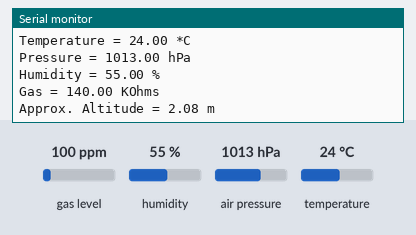
Recording of a sketch running on a simulated Arduino Uno, built with avr-gcc and run on an emulated ATmega328P. Parts: the last lines printed to the serial monitor. Inputs (shaded band) come from the test bench; at power-on: gas level 100 ppm, humidity 55 %, air pressure 1013 hPa, temperature 24 °C.

Above: at 1.2 s.
1.3 s: gas level set to 20 ppm
At 2.7 s:
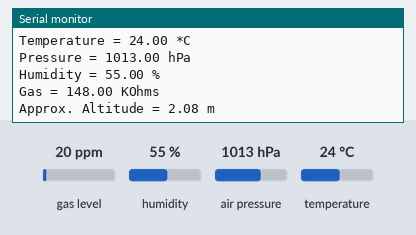
2.8 s: humidity set to 22 %
4.3 s: air pressure set to 952 hPa
At 5.4 s:
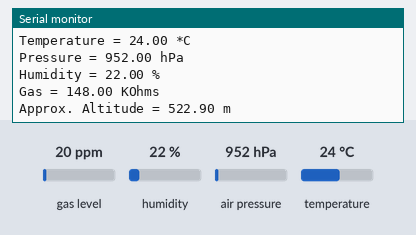

The sketch:

module_BME688_arduino_version.ino
```cpp
// module to detect temperature, humidity, barometric pressure, and VOC gas.
// learn more in the product page: https://learn.adafruit.com/adafruit-bme680-humidity-temperature-barometic-pressure-voc-gas/arduino-wiring-test


/*  To use the BME Component, you will need to install
    the following library: Adafruit_BME680 library
*/
#include <Wire.h>
#include <SPI.h>
#include <Adafruit_Sensor.h>
#include "Adafruit_BME680.h"

#define SEALEVELPRESSURE_HPA (1013.25)

Adafruit_BME680 bme; // I2C

void setup() {
  // start serial communication
  Serial.begin(9600);
  // wait for user to open serial monitor
  while (!Serial);
  // print a message
  Serial.println(F("BME680 test"));

  // make sure BME device is working
  if (!bme.begin()) {
    Serial.println("Could not find a valid BME680 sensor, check wiring!");
    while (1);
  }

  // Set up oversampling and filter initialization
  bme.setTemperatureOversampling(BME680_OS_8X);
  bme.setHumidityOversampling(BME680_OS_2X);
  bme.setPressureOversampling(BME680_OS_4X);
  bme.setIIRFilterSize(BME680_FILTER_SIZE_3);
  bme.setGasHeater(320, 150); // 320*C for 150 ms
}

void loop() {
  // make sure BME module works
  if (! bme.performReading()) {
    Serial.println("Failed to perform reading :(");
    return;
  }
  // get temperature
  Serial.print("Temperature = ");
  Serial.print(bme.temperature);
  Serial.println(" *C");

  // get pressure
  Serial.print("Pressure = ");
  Serial.print(bme.pressure / 100.0);
  Serial.println(" hPa");

  // get humidity
  Serial.print("Humidity = ");
  Serial.print(bme.humidity);
  Serial.println(" %");

  // get gas
  Serial.print("Gas = ");
  Serial.print(bme.gas_resistance / 1000.0);
  Serial.println(" KOhms");

  // get altitude
  Serial.print("Approx. Altitude = ");
  Serial.print(bme.readAltitude(SEALEVELPRESSURE_HPA));
  Serial.println(" m");

  // wait 2 seconds before next reading
  Serial.println();
  delay(2000);

}
```

Measured:
- after the input at 1.3 s, the serial monitor: prints a new line after 1.1 s (image 1)
- after the input at 4.3 s, the serial monitor: prints a new line after 0.29 s (image 2)
